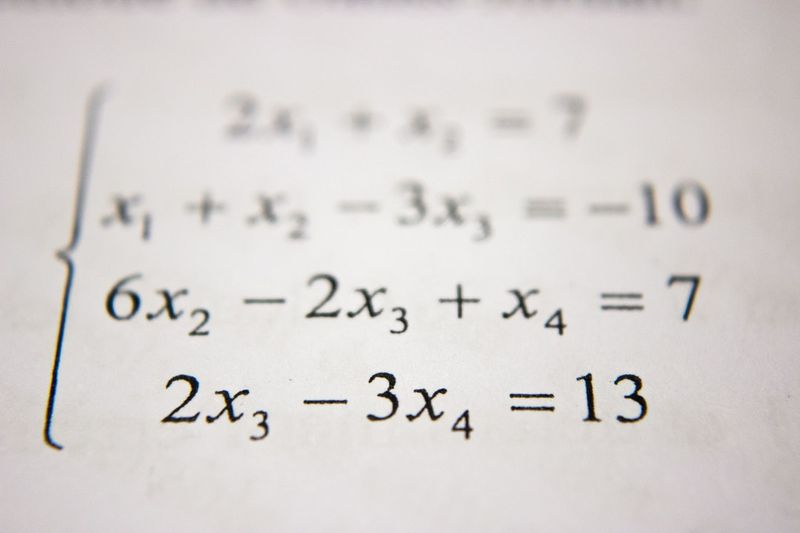
#> input picture M1_Math/d1_Linear_Algebra/exercises/img/1_0.jpeg, 800 x 533 px, given in place of the camera
$ jupyter execute --allow-errors 'Mini projects.ipynb'   (shell and % lines are left out)   (text cells are left out)
#> lines starting #> are read from the running program, lines starting #| are printed output that depends on the picture; after the words box and inside, x2 and y2 are one past the last pixel; in counts of white or black regions, pixels touching at a corner belong together
[cell 1]
import cv2
import matplotlib.pyplot as plt
import numpy as np

print('setup complete')

[cell 2]
#pencil art
def sketech(image):
#> called with image = 'img/Lenna.png'
    img = cv2.imread(image)

    cv2.imshow('Original Image', img)
    k = cv2.waitKey(0)
#> (key q is pressed here)
    cv2.destroyAllWindows()

    gray_img = cv2.cvtColor(img, cv2.COLOR_BGR2GRAY)
    inverted_gray_img = 255 - gray_img

    cv2.imshow('Inverted gray_image', inverted_gray_img)
    k = cv2.waitKey(0)
    cv2.destroyAllWindows()

    blur_img = cv2.GaussianBlur(inverted_gray_img, (21, 21), 0)
    inverted_blur_img = 255 - blur_img

    cv2.imshow('Inverted blur image', inverted_blur_img)
    k = cv2.waitKey(0)
    cv2.destroyAllWindows()

    final_img = cv2.divide(gray_img, inverted_blur_img, scale=250)

    cv2.imshow('Final_image', final_img)
    k = cv2.waitKey(0)
    cv2.destroyAllWindows()

#     file_name = 'Sketch_art'+ image
#     cv2.imwrite(file_name, final_img)

#> (the rest of this cell did not finish here and is left out)

[cell 3]
# filter
image = cv2.imread('img/Lenna.png')

#> (the rest of this cell did not finish here and is left out)

[cell 4]
def all_filters(image):
    img = cv2.imread(image)
    cv2.imshow('Original image', img)


    gray_img = cv2.cvtColor(img, cv2.COLOR_BGR2GRAY)
    thresh, blk_n_white = cv2.threshold(gray_img, 127, 255, cv2.THRESH_BINARY)

    cv2.imshow('Black white image', blk_n_white)
    cv2.waitKey(0)
    cv2.destroyAllWindows()

def filter1(image):
    img = cv2.imread(image)
    filtr = cv2.bitwise_not(img)
    cv2.imshow('negative filter', filtr)
    cv2.waitKey(0)
    cv2.destroyAllWindows()

#black_n_white('img/Lenna.png')
filter1('img/Lenna.png')

[cell 5]
cap = cv2.VideoCapture(0)

if (cap.isOpened()== False):
    print("Error opening video stream or file")

while(cap.isOpened()):

  # Capture frame-by-frame
    ret, frame = cap.read()
#> frame is the input picture: shape (533, 800, 3); mean B, G, R 210.2, 212, 216.6

    if ret == True:
        cv2.imshow('Frame', frame) # Display the original frame

        #apply canny filter
        canny_image = cv2.Canny(frame, 150, 250)
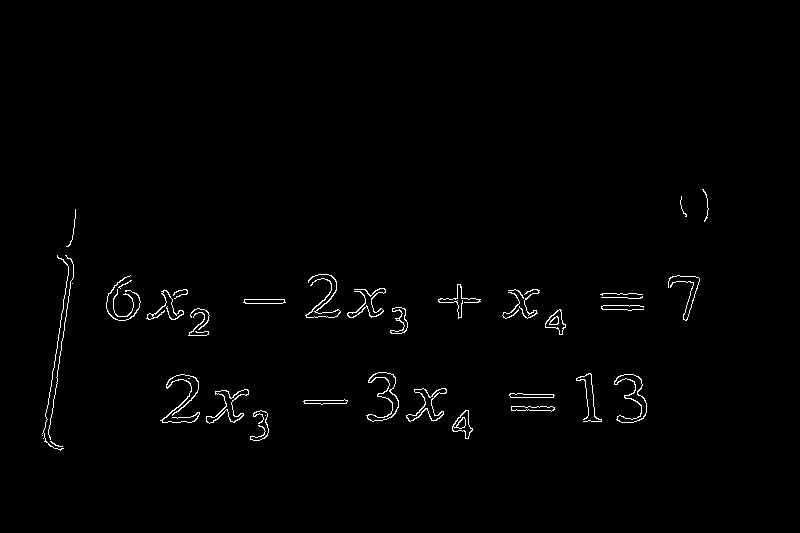
#> canny_image: shape (533, 800); 1.1% white in thin lines or dots, all inside (x1, y1, x2, y2) = (42, 189, 709, 451)
        final_art = cv2.bitwise_not(canny_image)
        cv2.imshow('sketch image', final_art)

        #apply black and white filter
        gray_img = cv2.cvtColor(frame, cv2.COLOR_BGR2GRAY)
        thresh, blk_n_white = cv2.threshold(gray_img, 127, 255, cv2.THRESH_BINARY)
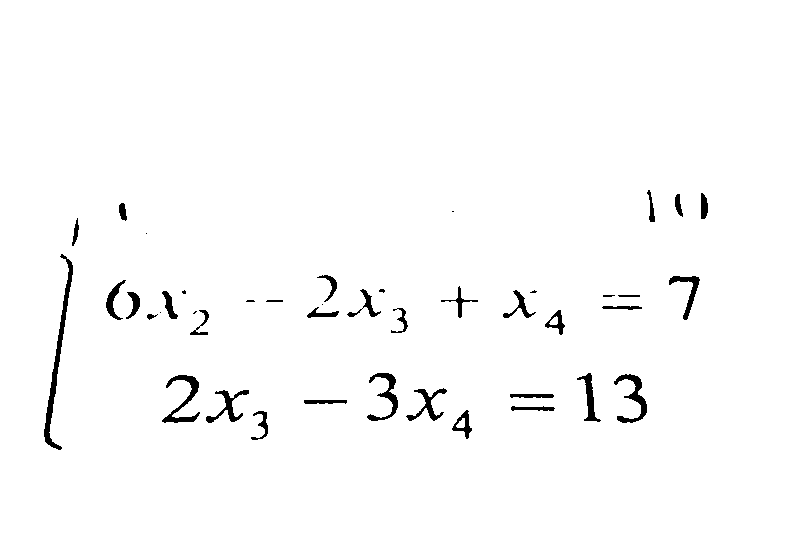
#> blk_n_white: shape (533, 800); 98.2% white; 43 black regions (9 under 20 px), largest, box (x1, y1, x2, y2) and area: (44, 254, 73, 450) 1000, (162, 375, 200, 423) 549, (614, 374, 647, 423) 518
        cv2.imshow('black_n_white', blk_n_white)

        #apply negative filter
        filtr = cv2.bitwise_not(frame)
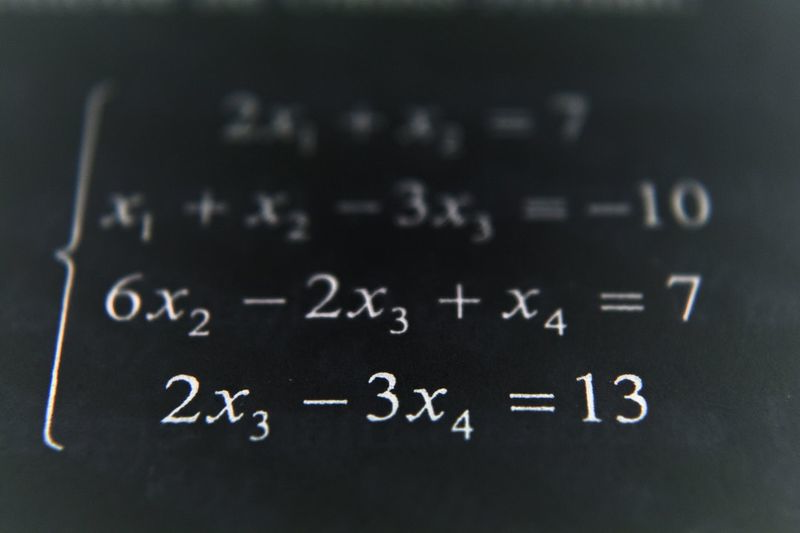
#> filtr: shape (533, 800, 3); mean B, G, R 44.8, 43, 38.4
        cv2.imshow('negative filter', filtr)

        # Press Q on keyboard to  exit
        if cv2.waitKey(25) & 0xFF == ord('q'):
#> (key q is pressed here)
            break

  # Break the loop
    else:
        break

# When everything done, release the video capture object
cap.release()
# Closes all the frames
cv2.destroyAllWindows()

[cell 6]
def noise_filter(image):
    #original input
#> called with image = 'img/noisy.png'
    image = cv2.imread(image)
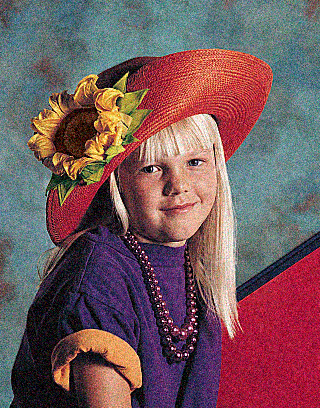
#> input picture M6_Computer_Vision/d4_Kernels, callbacks and thresholding/img/noisy.png, 320 x 408 px
#> image is the input picture: shape (408, 320, 3); mean B, G, R 92.8, 88.5, 116.5
    cv2.imshow('Original image', image)

    #convert to rgb --> do this if you want to show the image using matplotlib
    #image_rgb =  cv2.cvtColor(image, cv2.COLOR_BGR2RGB)

    kernel = np.ones((3,3), np.uint8)/9
    image = cv2.filter2D(image, -1, kernel)
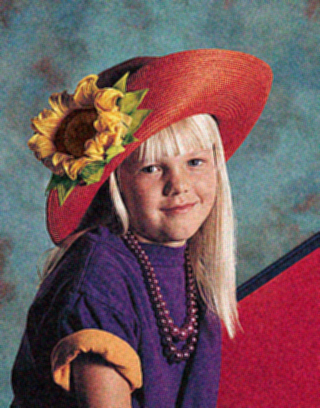
#> image: shape (408, 320, 3); mean B, G, R 92.8, 88.5, 116.5

    cv2.imshow('Noise free image', image)
    cv2.waitKey(0)
    cv2.destroyAllWindows()

noise_filter('img/noisy.png')

[cell 7]
def resize_img(image):

#> called with image = 'img/self_mnist.jpg'
    cam_img = cv2.imread(image)
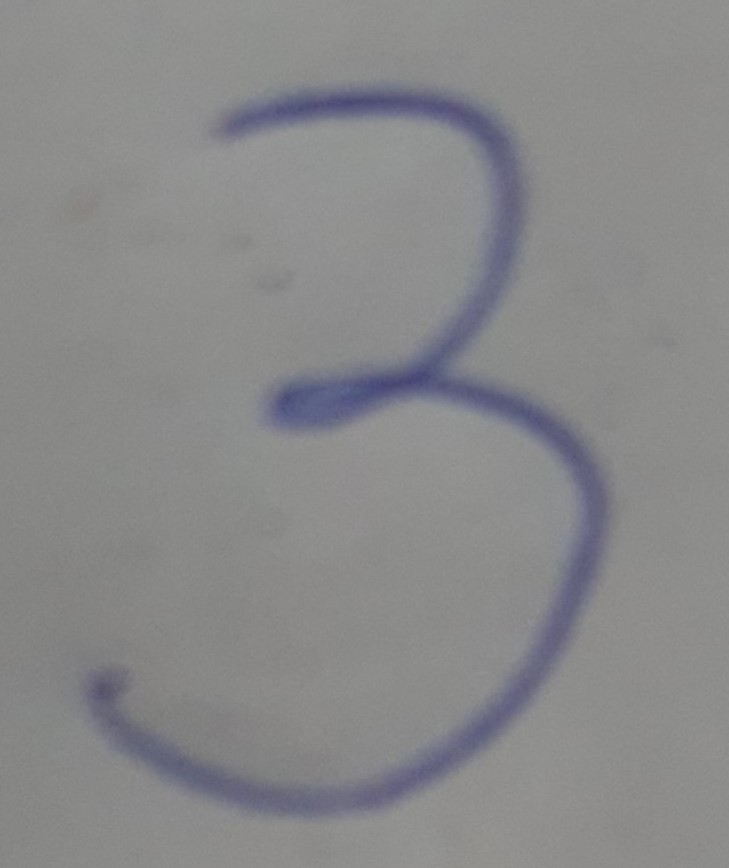
#> input picture M6_Computer_Vision/d4_Kernels, callbacks and thresholding/img/self_mnist.jpg, 729 x 868 px
#> cam_img is the input picture: shape (868, 729, 3); mean B, G, R 137.6, 136.7, 136.7
    cv2.imshow('Before resizing', cam_img)

    new_img = cv2.resize(cam_img, (28, 28), interpolation=cv2.INTER_NEAREST)
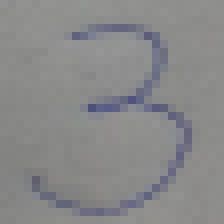
#> new_img: shape (28, 28, 3) (shown 8 times larger); mean B, G, R 137.6, 136.7, 136.7
    cv2.imshow('After resizing', new_img)

    cv2.waitKey(0)
    cv2.destroyAllWindows()

resize_img('img/self_mnist.jpg')
